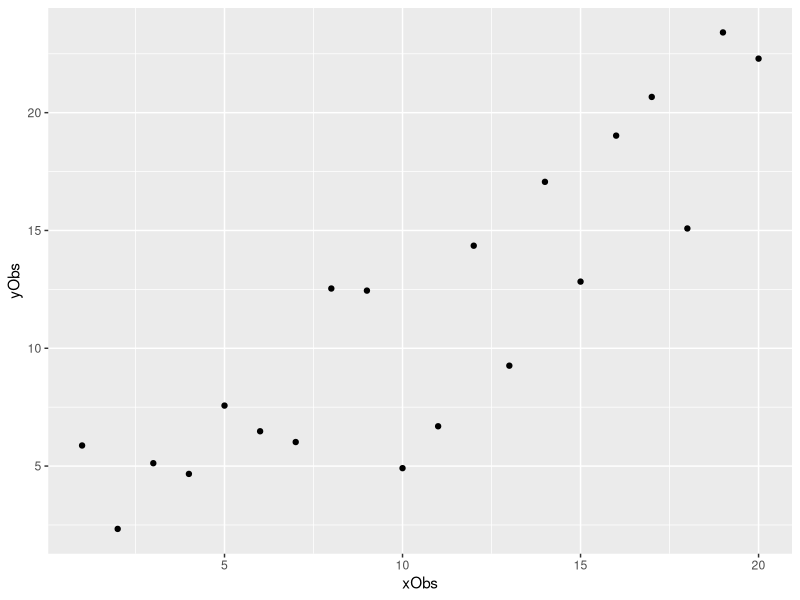

Source code (R):
## ---- chunk 1
library(ggplot2)
library(TeachingDemos)
char2seed("Cruel April")
## ---- chunk 2

##################################################
# function: readData
# read in (or generate) data set for analysis
# input: file name (or nothing, for this demo)
# output: 2 column data frame of observed data
#------------------------------------------------- 
readData <- function(z=NULL) {
                if(is.null(z)){
                  xObs <- 1:20
                  yObs <- xObs + 3*rnorm(20)
                  dF <- data.frame(ID=seq_along(xObs),xObs,yObs)} # set up data frame                 
 print(qplot(x=xObs,y=yObs)) # peek at input data
return(dF)
}
readData()
## ---- chunk 3

##################################################
# function: getMetric
# calculate metric for randomization test
# input: 2-column data frame for regression
# output: regression slope
#------------------------------------------------- 
getMetric <- function(z=NULL) {
                if(is.null(z)){
                  xObs <- 1:20
                  yObs <- xObs + 3*rnorm(20)
                  dF <- data.frame(ID=seq_along(xObs),xObs,yObs)} # set up data frame                 
. <- lm(dF[,3]~dF[,2])
. <- summary(.)
. <- .$coefficients[2,1]

slope <- .
return(slope)
}
getMetric()
